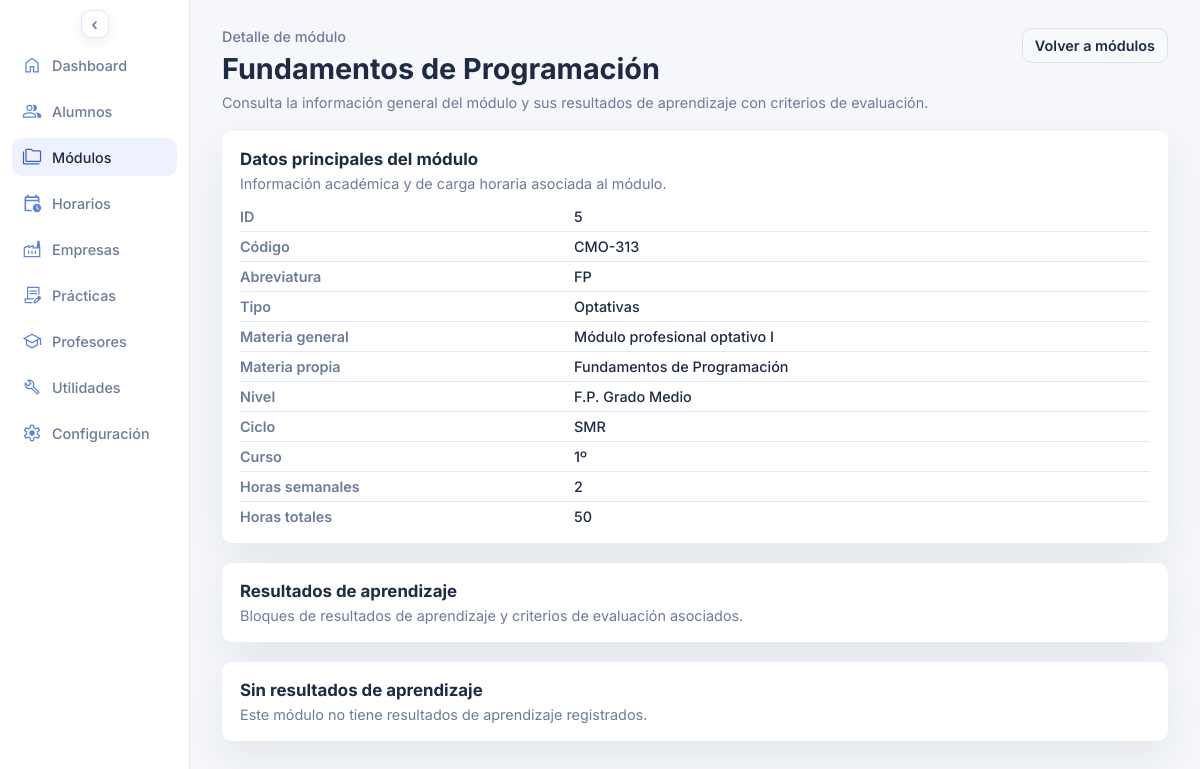
The app's page /modulo_detalle.php?id_modulo=5, older data.
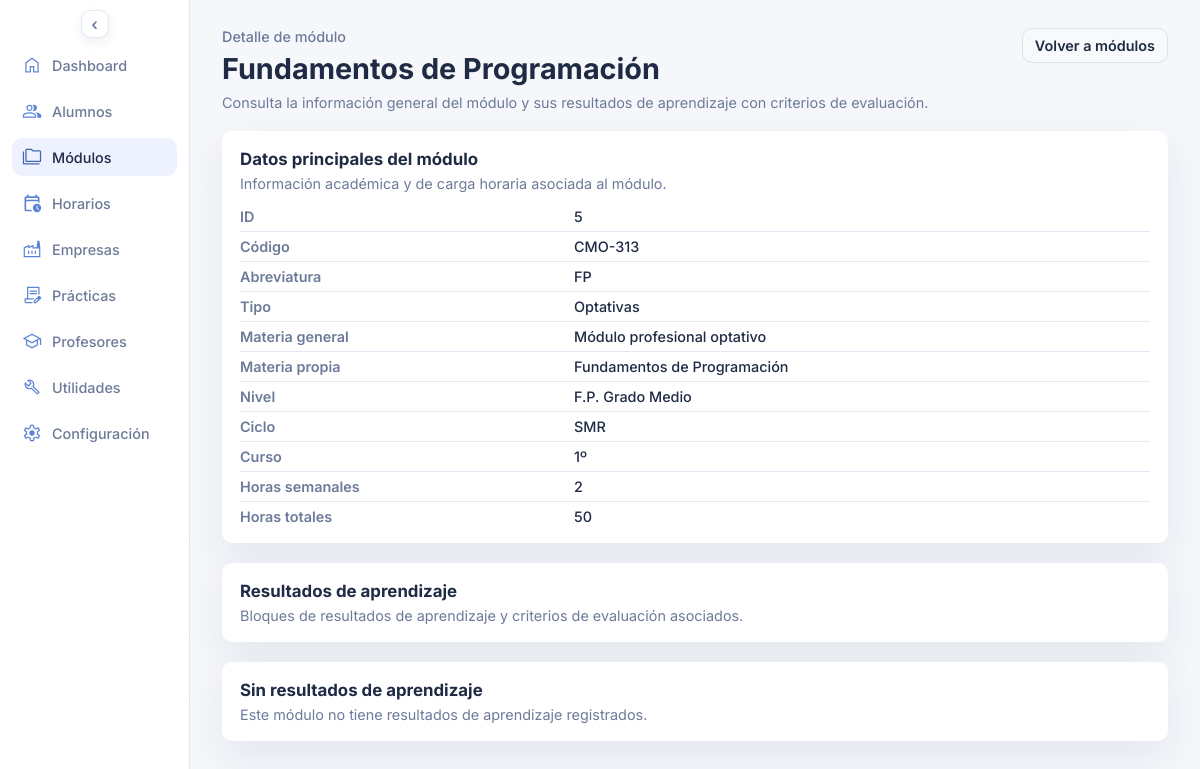
The same page, newer data.
### tables this page shows
CREATE TABLE `modulos` (
  `id_modulo` int(10) UNSIGNED NOT NULL,
  `id_nivel` int(10) UNSIGNED DEFAULT NULL,
  `id_ciclo` int(10) UNSIGNED DEFAULT NULL,
  `id_curso` int(10) UNSIGNED DEFAULT NULL,
  `codigo` varchar(8) NOT NULL,
  `abreviatura` varchar(8) NOT NULL,
  `tipo` varchar(60) NOT NULL,
  `materia_general` varchar(60) NOT NULL,
  `materia_propia` varchar(60) NOT NULL,
  `horas_semanales` tinyint(3) UNSIGNED NOT NULL DEFAULT 0,
  `horas_totales` smallint(5) UNSIGNED NOT NULL DEFAULT 0
);

CREATE TABLE `niveles` (
  `id_nivel` int(10) UNSIGNED NOT NULL,
  `nivel` varchar(60) NOT NULL
);

CREATE TABLE `ciclos` (
  `id_ciclo` int(10) UNSIGNED NOT NULL,
  `ciclo` varchar(60) NOT NULL,
  `abreviatura` varchar(60) NOT NULL,
  `codigo` varchar(10) NOT NULL
);

CREATE TABLE `cursos` (
  `id_curso` int(10) UNSIGNED NOT NULL,
  `curso` varchar(60) NOT NULL
);

### modulo_detalle.php (the view, shortened to what the changed rows need)
<?php
$pdo = db();
$id_modulo = isset($_GET['id_modulo']) ? (int) $_GET['id_modulo'] : 0;
function format_value($value, string $fallback = 'No disponible'): string {
  return (string) $value;
}
$module = null;
$learning_results = [];
if ($id_modulo > 0) {
  $module_stmt = $pdo->prepare(
    'SELECT m.*, n.nivel, c.abreviatura AS ciclo_abreviatura, cu.curso
     FROM modulos m
     LEFT JOIN niveles n ON n.id_nivel = m.id_nivel
     LEFT JOIN ciclos c ON c.id_ciclo = m.id_ciclo
     LEFT JOIN cursos cu ON cu.id_curso = m.id_curso
     WHERE m.id_modulo = :id_modulo'
  );
  $module_stmt->execute(['id_modulo' => $id_modulo]);
  $module = $module_stmt->fetch();
}
if ($module) {
  $learning_results_stmt = $pdo->prepare(
    'SELECT id_ra, numero, descripcion
     FROM resultados_aprendizaje
     WHERE id_modulo = :id_modulo
     ORDER BY numero, id_ra'
  );
  $learning_results_stmt->execute(['id_modulo' => $id_modulo]);
  $learning_results = $learning_results_stmt->fetchAll();
}
$module_name = 'Módulo no encontrado';
if ($module) {
  $materia_propia = trim((string) ($module['materia_propia'] ?? ''));
  $materia_general = trim((string) ($module['materia_general'] ?? ''));
  $module_name = $materia_propia !== '' ? $materia_propia : ($materia_general !== '' ? $materia_general : 'Módulo sin nombre');
}
?>
<!DOCTYPE html>
<html lang="es">
<head>
  <link rel="stylesheet" href="assets/styles.css">
</head>
<body>
  <div class="page">
    <main class="content">
      <header class="header">
        <div>
          <p class="eyebrow">Detalle de módulo</p>
          <h1><?php echo htmlspecialchars($module_name, ENT_QUOTES, 'UTF-8'); ?></h1>
          <p class="subheading">Consulta la información general del módulo y sus resultados de aprendizaje con criterios de evaluación.</p>
        </div>
      </header>
      <?php if (!$module): ?>
        <section class="panel">
          <div class="panel-header">
            <h3>Módulo no encontrado</h3>
            <p>No hemos podido localizar el módulo solicitado. Comprueba el enlace y vuelve al listado de módulos.</p>
          </div>
          <div class="panel-grid">
            <a class="ghost-button" href="modulos.php">Volver a módulos</a>
          </div>
        </section>
      <?php else: ?>
        <section class="panel">
          <div class="panel-header">
            <h3>Datos principales del módulo</h3>
            <p>Información académica y de carga horaria asociada al módulo.</p>
          </div>
          <div class="practica-detalle-campos">
            <div class="practica-detalle-campo">
              <span class="practica-detalle-campo-etiqueta">ID</span>
              <span class="practica-detalle-campo-valor"><?php echo htmlspecialchars((string) $module['id_modulo'], ENT_QUOTES, 'UTF-8'); ?></span>
            </div>
            <div class="practica-detalle-campo">
              <span class="practica-detalle-campo-etiqueta">Código</span>
              <span class="practica-detalle-campo-valor"><?php echo htmlspecialchars(format_value($module['codigo']), ENT_QUOTES, 'UTF-8'); ?></span>
            </div>
            <div class="practica-detalle-campo">
              <span class="practica-detalle-campo-etiqueta">Abreviatura</span>
              <span class="practica-detalle-campo-valor"><?php echo htmlspecialchars(format_value($module['abreviatura']), ENT_QUOTES, 'UTF-8'); ?></span>
            </div>
            <div class="practica-detalle-campo">
              <span class="practica-detalle-campo-etiqueta">Tipo</span>
              <span class="practica-detalle-campo-valor"><?php echo htmlspecialchars(format_value($module['tipo']), ENT_QUOTES, 'UTF-8'); ?></span>
            </div>
            <div class="practica-detalle-campo">
              <span class="practica-detalle-campo-etiqueta">Materia general</span>
              <span class="practica-detalle-campo-valor"><?php echo htmlspecialchars(format_value($module['materia_general']), ENT_QUOTES, 'UTF-8'); ?></span>
            </div>
            <div class="practica-detalle-campo">
              <span class="practica-detalle-campo-etiqueta">Materia propia</span>
              <span class="practica-detalle-campo-valor"><?php echo htmlspecialchars(format_value($module['materia_propia']), ENT_QUOTES, 'UTF-8'); ?></span>
            </div>
            <div class="practica-detalle-campo">
              <span class="practica-detalle-campo-etiqueta">Nivel</span>
              <span class="practica-detalle-campo-valor"><?php echo htmlspecialchars(format_value($module['nivel']), ENT_QUOTES, 'UTF-8'); ?></span>
            </div>
            <div class="practica-detalle-campo">
              <span class="practica-detalle-campo-etiqueta">Ciclo</span>
              <span class="practica-detalle-campo-valor"><?php echo htmlspecialchars(format_value($module['ciclo_abreviatura']), ENT_QUOTES, 'UTF-8'); ?></span>
            </div>
            <div class="practica-detalle-campo">
              <span class="practica-detalle-campo-etiqueta">Curso</span>
              <span class="practica-detalle-campo-valor"><?php echo htmlspecialchars(format_value($module['curso']), ENT_QUOTES, 'UTF-8'); ?></span>
            </div>
            <div class="practica-detalle-campo">
              <span class="practica-detalle-campo-etiqueta">Horas semanales</span>
              <span class="practica-detalle-campo-valor"><?php echo htmlspecialchars(format_value($module['horas_semanales']), ENT_QUOTES, 'UTF-8'); ?></span>
            </div>
            <div class="practica-detalle-campo">
              <span class="practica-detalle-campo-etiqueta">Horas totales</span>
              <span class="practica-detalle-campo-valor"><?php echo htmlspecialchars(format_value($module['horas_totales']), ENT_QUOTES, 'UTF-8'); ?></span>
            </div>
          </div>
        </section>
        <section class="panel">
          <div class="panel-header">
            <h3>Resultados de aprendizaje</h3>
            <p>Bloques de resultados de aprendizaje y criterios de evaluación asociados.</p>
          </div>
        </section>
        <?php if (!$learning_results): ?>
          <section class="panel">
            <div class="panel-header">
              <h3>Sin resultados de aprendizaje</h3>
              <p>Este módulo no tiene resultados de aprendizaje registrados.</p>
            </div>
          </section>
        <?php endif; ?>
      <?php endif; ?>
    </main>
  </div>
</body>
</html>

Row changes from the older to the newer data that the page shows:
changed modulos "Fundamentos de Programación": materia_general "Módulo profesional optativo I" → "Módulo profesional optativo"
